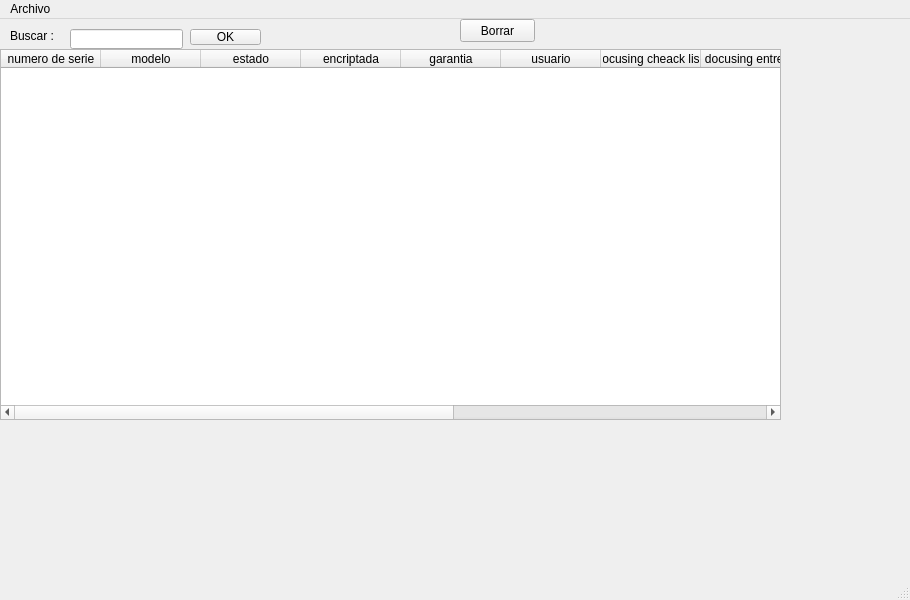
<?xml version="1.0" encoding="UTF-8"?>
<ui version="4.0">
 <class>MainWindow</class>
 <widget class="QMainWindow" name="MainWindow">
  <property name="geometry">
   <rect>
    <x>0</x>
    <y>0</y>
    <width>910</width>
    <height>600</height>
   </rect>
  </property>
  <property name="windowTitle">
   <string>MainWindow</string>
  </property>
  <widget class="QWidget" name="centralwidget">
   <widget class="QTableWidget" name="tableWidget">
    <property name="geometry">
     <rect>
      <x>0</x>
      <y>30</y>
      <width>781</width>
      <height>371</height>
     </rect>
    </property>
    <column>
     <property name="text">
      <string>numero de serie</string>
     </property>
    </column>
    <column>
     <property name="text">
      <string>modelo</string>
     </property>
    </column>
    <column>
     <property name="text">
      <string>estado</string>
     </property>
    </column>
    <column>
     <property name="text">
      <string>encriptada</string>
     </property>
    </column>
    <column>
     <property name="text">
      <string>garantia</string>
     </property>
    </column>
    <column>
     <property name="text">
      <string>usuario</string>
     </property>
    </column>
    <column>
     <property name="text">
      <string>docusing cheack list </string>
     </property>
    </column>
    <column>
     <property name="text">
      <string>docusing entrega</string>
     </property>
    </column>
    <column>
     <property name="text">
      <string>docusing devolucion</string>
     </property>
    </column>
    <column>
     <property name="text">
      <string>fecha entrega</string>
     </property>
    </column>
    <column>
     <property name="text">
      <string>fecha devolucion</string>
     </property>
    </column>
    <column>
     <property name="text">
      <string>fecha envio docusing</string>
     </property>
    </column>
   </widget>
   <widget class="QPushButton" name="pushButton">
    <property name="geometry">
     <rect>
      <x>190</x>
      <y>10</y>
      <width>71</width>
      <height>16</height>
     </rect>
    </property>
    <property name="text">
     <string>OK</string>
    </property>
   </widget>
   <widget class="QLineEdit" name="lineEdit">
    <property name="geometry">
     <rect>
      <x>70</x>
      <y>10</y>
      <width>113</width>
      <height>20</height>
     </rect>
    </property>
   </widget>
   <widget class="QLabel" name="label">
    <property name="geometry">
     <rect>
      <x>10</x>
      <y>10</y>
      <width>46</width>
      <height>13</height>
     </rect>
    </property>
    <property name="text">
     <string>Buscar :</string>
    </property>
   </widget>
   <widget class="QPushButton" name="pushButton_2">
    <property name="geometry">
     <rect>
      <x>460</x>
      <y>0</y>
      <width>75</width>
      <height>23</height>
     </rect>
    </property>
    <property name="text">
     <string>Borrar</string>
    </property>
   </widget>
  </widget>
  <widget class="QMenuBar" name="menubar">
   <property name="geometry">
    <rect>
     <x>0</x>
     <y>0</y>
     <width>910</width>
     <height>21</height>
    </rect>
   </property>
   <widget class="QMenu" name="menuArchivo">
    <property name="title">
     <string>Archivo </string>
    </property>
   </widget>
   <addaction name="menuArchivo"/>
  </widget>
  <widget class="QStatusBar" name="statusbar"/>
 </widget>
 <resources/>
 <connections/>
</ui>
